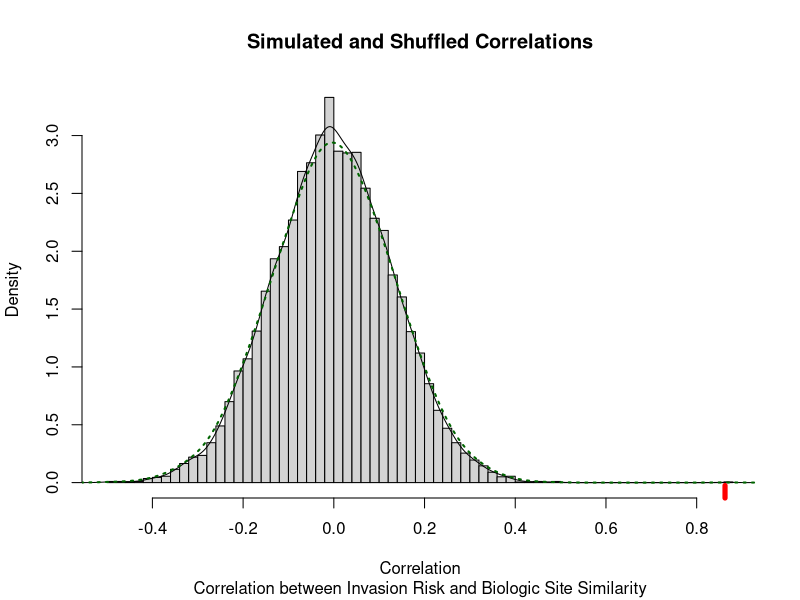

Write the R code that produced this figure.
#' ---
#' title: "Permutation Test design to evaluate correlations between invasion risk and biological site dissimilarity."
#' author: "Paul Czechowski"
#' date: "April 19th, 2018"
#' output: pdf_document
#' toc: true
#' highlight: zenburn
#' bibliography: ./references.bib
#' ---
#'
#' # Preface
#'
#' Path names are defined relative  to the project directory. This code 
#' commentary is included in the R code itself and can be rendered at any stage
#' using `rmarkdown::render ("/Users/paul/Documents/CU_combined/Github/500_permutation_test_design.R")`. Please check the
#' session info at the end of the document for further notes on the coding environment.
#' 
#' # Background
#'
#' Required is a test to compare two matrices of identical dimensions, the first
#' containing Invasion Risks (continuous data between 1 and 7 of unknown distribution)
#' and Site (Dis)Similarity (retrieved from sequencing data). Permutation testing modified
#' from the vignette of the `permute` package, and can likely be sped up.
#' Necessary changes to be implemented:
#' 
#'   * not here but in real data: average Unifrac per port (across matrix blocks)
#'
#' <!-- #################################################################### -->


#' <!-- #################################################################### -->
#'
#' # Prepare Environment
library("permute")

rm(list=ls())
set.seed(42)

#' ## Functions
#'
#' Function to get normal.
get_normal <- function(m){
     (m - min(m))/(max(m)-min(m))
}

#'  This function takes in a matrix and adds some random noise
#'  (from  `https://stats.stackexchange.com/questions/46302/adding-noise-to-a-matrix-vector`)
add_noise <- function(mtx, mini = -0.00001, maxi = 0.0001) {
  if (!is.matrix(mtx)) mtx <- matrix(mtx, byrow = TRUE, nrow = 1)
  random.stuff <- matrix(runif(prod(dim(mtx)), min = mini, max = maxi), nrow = dim(mtx)[1])
  random.stuff + mtx
}

#' # Data read-in
#'
#' Create matrix to simulate invasion risk: `1` = low risk, `6` = high risk. And add
#' some noise to data.
rmat_orig <- matrix(sample(1:6, size=100, replace=TRUE), ncol = 10)
rmat_raw <- rmat_orig
diag(rmat_raw) <- 0

rmat_orig[lower.tri(rmat_orig)] <- NA
diag(rmat_orig) <- 0

rmat <- add_noise(rmat_orig, mini = -0.01, maxi = 0.01)
diag(rmat) <- 0

#' Original and noisy risk matrices:
rmat_orig
rmat

#' Create matrix to simulate species similarity matrix, based on invasion risk
#' scaling between 0 - 1 to simulate similarity. Then adding some noise to data.
dmat_orig <- apply (rmat_raw, 2, get_normal)
dmat_orig[lower.tri(dmat_orig)] <- NA 
dmat <- add_noise(dmat_orig, mini = 0.000, maxi = 0.01) 
diag(dmat) <- 0


#' Original and noisy dissimilarity matrices:
dmat_orig
dmat

#' # Data Formatting
#' 
#' Matrix structure is irrelevant and arbitrary - matrices can be dissolved into vectors:
rvec <- c(rmat)
dvec <- c(dmat)

rvec
dvec

#' # Data analysis 1 - correlation and _p_ value
#' 
#' Correlation and p-value based on Kendall (non-normal data):
# correlation
cor(rvec, dvec, use = "pairwise.complete.obs", method = "kendall") 
# "greater" corresponds to positive association,
cor.test(rvec, dvec, method = "kendall", alternative = "greater") 


#' # Data analysis 2 - correlation and permutation test 
#' 

perm_risk <- numeric(length = 10000) # create vector to store results, 
                                     #   with length equal to the amount of
                                     #   permutations
n = length(rvec)                     
set.seed(42)

#' Fill vector `perm_risk` with correlations between permuted risk vector and
#' vector containing biological species dissimilarities. 
#' Loop over integer vector with length of permutations.
for (i in seq_len(length(perm_risk) - 1)) {

     # create and store permuted vector indices to shuffle real data one line
     #   below
     perm <- shuffle(n)
     
     # fill vector of defined length loop-by-loop  
     perm_risk[i] <- cor(rvec[perm], dvec, use = "pairwise.complete.obs", method = "kendall")
  }


#' Fill vector `perm_risk` with correlations between measured risk vector and
#'  vector containing biological species dissimilarities.
perm_risk[length(perm_risk)] <- cor(rvec, dvec, use = "pairwise.complete.obs", method = "kendall") 

#' unsfuffeled "true" correlation for input data:
perm_risk[length(perm_risk)]

#' Show results graphically - see red dot of x-axis.
hist (perm_risk, 
      main = "Simulated and Shuffled Correlations",
      sub = "Correlation between Invasion Risk and Biologic Site Similarity",
      xlab = "Correlation", 
      breaks = 75, 
      prob=TRUE)
lines(density(perm_risk))
lines(density(perm_risk, adjust=2), lty="dotted", col="darkgreen", lwd=2)
rug(perm_risk[length(perm_risk)], col = "red", lwd = 5)

#' Count random correlations that are as high as the non-random one.
h_corr <- sum(perm_risk >=  perm_risk[length(perm_risk)])

#' Permutational _p_-value:
h_corr / length (perm_risk)

#' Strong evidence against the null hypothesis of no correlation between the two
#' matrices.

#' <!-- #################################################################### -->
#'
#' # Session info
#'
#' The code and output in this document were tested and generated in the
#' following computing environment:
#+ echo=FALSE
sessionInfo()

#' # References
